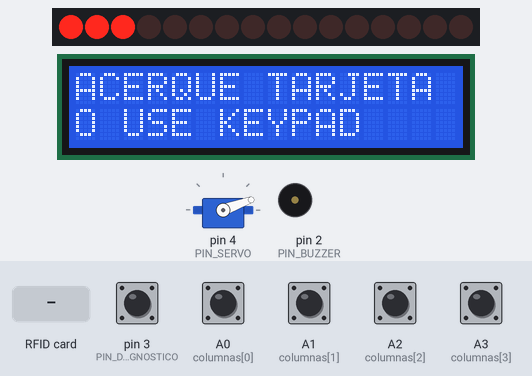
Bench run of a sketch on a simulated Arduino Uno, built with avr-gcc and run on an emulated ATmega328P. On the bench: 16 shift-register outputs drawn as a row of LEDs (first output left, lit = HIGH), 16×2 character LCD, servo, buzzer (waves = sounding). Wiring (inferred from the names in the program): 2 × shift register (74HC595): data pin 7; shift clock pin 8; latch pin 9. Wiring (inferred from the signals the program sends): row of LEDs: on Q0, Q1, Q2, Q3, Q4, Q5, Q6, Q7, Q8, Q9, Q10, Q11, Q12, Q13, Q14, Q15. Inputs (shaded band) come from the test bench; at power-on: A0 (columnas[0]), A1 (columnas[1]), A2 (columnas[2]), A3 (columnas[3]), pin 3 (PIN_DIAGNOSTICO) HIGH. What the sketch prints to the serial monitor is not drawn.

Above: at 13.3 s.
13.4 s: A0 (columnas[0]) pulled LOW for 0.15 s
At 14.0 s:
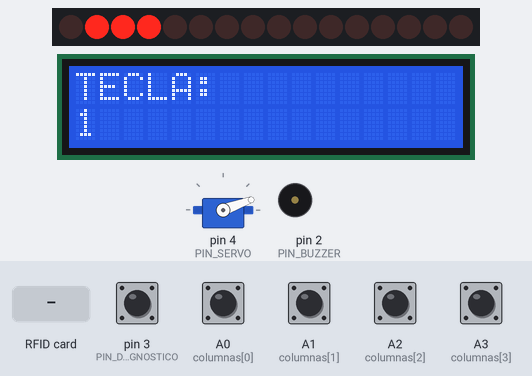
14.1 s: RFID card 5E 7A 19 C4 held to the reader
At 15.8 s:
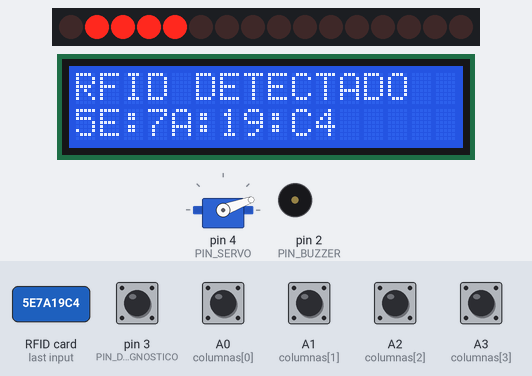
17.1 s: A3 (columnas[3]) pulled LOW for 0.15 s
At 17.7 s:
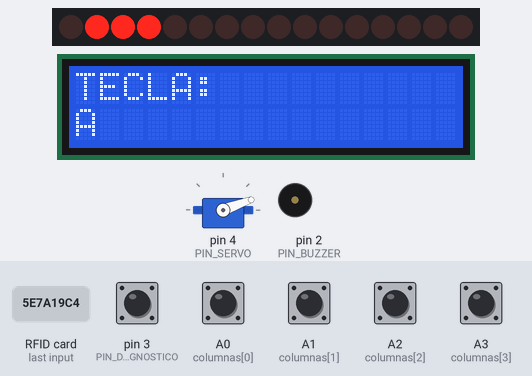
17.8 s: pin 3 (PIN_DIAGNOSTICO) pulled LOW for 0.15 s
At 19.7 s:
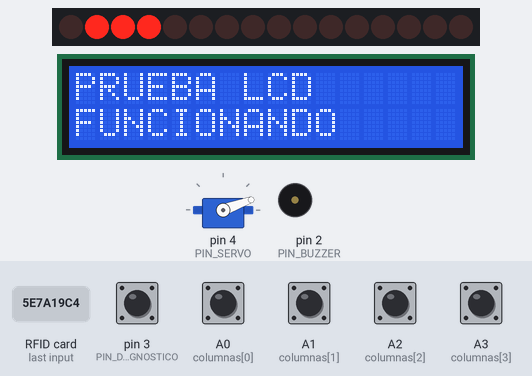
29.9 s: pin 3 (PIN_DIAGNOSTICO) pulled LOW for 0.15 s
At 32.3 s:
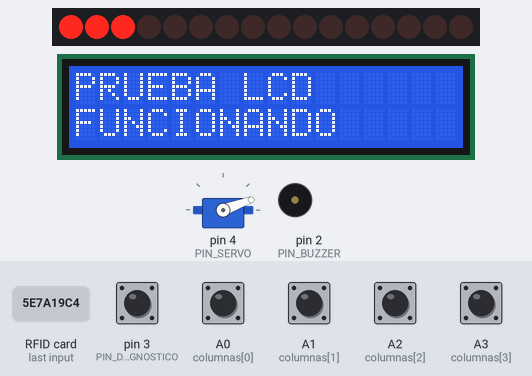
Timing chart, 0 to 36.6 s (numbered marks = the images above; inputs shaded):
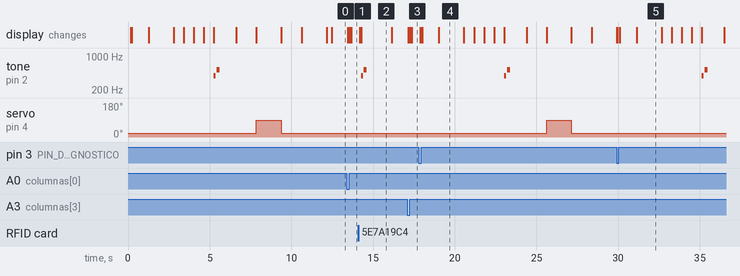

The sketch:

diagnostics.ino
```cpp
#include <Wire.h>
#include <LiquidCrystal_I2C.h>
#include <Servo.h>

#include <SPI.h>
#include <MFRC522.h>


// =====================================================
// MAPA DE PINES
// =====================================================

const byte PIN_BUZZER      = 2;
const byte PIN_DIAGNOSTICO = 3;
const byte PIN_SERVO       = 4;

// D5 queda libre

// RFID RC522
const byte RFID_RST = 6;
const byte RFID_SS  = 10;

// 74HC595
const byte DATA  = 7;
const byte CLOCK = 8;
const byte LATCH = 9;

// Keypad
const byte columnas[4] = {A0, A1, A2, A3};


// =====================================================
// LCD
// =====================================================

LiquidCrystal_I2C lcd(0x27, 16, 2);


// =====================================================
// SERVO
// =====================================================

Servo puerta;


// =====================================================
// RFID RC522
// =====================================================

MFRC522 rfid(RFID_SS, RFID_RST);


// =====================================================
// 74HC595
// =====================================================

/*
   REGISTRO #1
   ------------------------
   Q0 -> Keypad R1
   Q1 -> Keypad R2
   Q2 -> Keypad R3
   Q3 -> Keypad R4

   Q4 -> LED verde
   Q5 -> LED rojo
   Q6 -> LED amarillo
   Q7 -> LED azul


   REGISTRO #2
   ------------------------
   Actualmente libre.
*/

byte registro1 = B00001111;
byte registro2 = B00000000;


// =====================================================
// KEYPAD
// =====================================================

char teclas[4][4] = {

  {'1', '2', '3', 'A'},
  {'4', '5', '6', 'B'},
  {'7', '8', '9', 'C'},
  {'*', '0', '#', 'D'}

};


// =====================================================
// ACTUALIZAR LOS DOS 74HC595
// =====================================================

void actualizarRegistros()
{
  digitalWrite(LATCH, LOW);

  // Segundo 74HC595
  shiftOut(DATA, CLOCK, MSBFIRST, registro2);

  // Primer 74HC595
  shiftOut(DATA, CLOCK, MSBFIRST, registro1);

  digitalWrite(LATCH, HIGH);
}


// =====================================================
// SELECCIONAR FILA DEL KEYPAD
// =====================================================

void seleccionarFila(byte fila)
{
  // Q0-Q3 en HIGH
  registro1 |= B00001111;

  // Fila seleccionada en LOW
  bitClear(registro1, fila);

  actualizarRegistros();
}


// =====================================================
// LEER KEYPAD
// =====================================================

char leerTeclado()
{
  for (byte fila = 0; fila < 4; fila++)
  {
    seleccionarFila(fila);

    delayMicroseconds(10);

    for (byte columna = 0; columna < 4; columna++)
    {
      if (digitalRead(columnas[columna]) == LOW)
      {
        // Anti-rebote
        delay(30);

        if (digitalRead(columnas[columna]) == LOW)
        {
          char tecla = teclas[fila][columna];

          // Esperar hasta que se suelte
          while (digitalRead(columnas[columna]) == LOW)
          {
            delay(5);
          }

          return tecla;
        }
      }
    }
  }

  return 0;
}


// =====================================================
// CONTROL DE LEDs
// =====================================================

void apagarLEDs()
{
  /*
     Q4-Q7 -> LEDs
     Q0-Q3 -> Keypad

     Conservamos los cuatro bits inferiores.
  */

  registro1 &= B00001111;

  actualizarRegistros();
}


void encenderLED(byte numero)
{
  apagarLEDs();

  /*
     0 -> Q4 -> Verde
     1 -> Q5 -> Rojo
     2 -> Q6 -> Amarillo
     3 -> Q7 -> Azul
  */

  bitSet(registro1, numero + 4);

  actualizarRegistros();
}


// =====================================================
// BUZZER
// =====================================================

void sonidoAmigable()
{
  // SOL4
  tone(PIN_BUZZER, 392);
  delay(120);

  noTone(PIN_BUZZER);
  delay(50);

  // DO5
  tone(PIN_BUZZER, 523);
  delay(180);

  noTone(PIN_BUZZER);
}


// =====================================================
// CONVERTIR UID RFID A TEXTO
// =====================================================

String obtenerUID()
{
  String uid = "";

  for (byte i = 0; i < rfid.uid.size; i++)
  {
    // Agregar cero delante si el byte es menor a 0x10
    if (rfid.uid.uidByte[i] < 0x10)
    {
      uid += "0";
    }

    uid += String(rfid.uid.uidByte[i], HEX);

    // Separar bytes con :
    if (i < rfid.uid.size - 1)
    {
      uid += ":";
    }
  }

  uid.toUpperCase();

  return uid;
}


// =====================================================
// REVISAR SI HAY UNA TARJETA RFID
// =====================================================

void revisarRFID()
{
  // ¿Hay una nueva tarjeta?
  if (!rfid.PICC_IsNewCardPresent())
  {
    return;
  }

  // ¿Se puede leer?
  if (!rfid.PICC_ReadCardSerial())
  {
    return;
  }


  // ===================================================
  // OBTENER UID
  // ===================================================

  String uid = obtenerUID();


  // ===================================================
  // MOSTRAR POR SERIAL
  // ===================================================

  Serial.println();
  Serial.println("------------------------------");
  Serial.println(" TARJETA RFID DETECTADA");
  Serial.println("------------------------------");

  Serial.print("UID: ");
  Serial.println(uid);


  // ===================================================
  // MOSTRAR EN LCD
  // ===================================================

  lcd.clear();

  lcd.setCursor(0, 0);
  lcd.print("RFID DETECTADO");

  lcd.setCursor(0, 1);

  /*
     El LCD tiene solamente 16 caracteres.

     Un UID normal de 4 bytes ocupa:
     XX:XX:XX:XX

     Por lo que cabe perfectamente.
  */

  if (uid.length() <= 16)
  {
    lcd.print(uid);
  }
  else
  {
    // Si encontramos una tarjeta con UID más largo,
    // mostramos solamente los primeros 16 caracteres.
    lcd.print(uid.substring(0, 16));
  }


  // ===================================================
  // FEEDBACK
  // ===================================================

  encenderLED(0);

  sonidoAmigable();

  delay(1500);

  apagarLEDs();


  // ===================================================
  // TERMINAR COMUNICACION CON TARJETA
  // ===================================================

  rfid.PICC_HaltA();
  rfid.PCD_StopCrypto1();


  // ===================================================
  // REGRESAR A PANTALLA PRINCIPAL
  // ===================================================

  lcd.clear();

  lcd.setCursor(0, 0);
  lcd.print("ACERQUE TARJETA");

  lcd.setCursor(0, 1);
  lcd.print("O USE KEYPAD");
}

// =====================================================
// PRUEBA LCD
// =====================================================

void probarLCD()
{
  Serial.println("1. Probando LCD...");

  lcd.clear();

  lcd.setCursor(0, 0);
  lcd.print("PRUEBA LCD");

  lcd.setCursor(0, 1);
  lcd.print("FUNCIONANDO");

  delay(1500);

  Serial.println("   LCD OK");
}


// =====================================================
// PRUEBA LEDs
// =====================================================

void probarLEDs()
{
  Serial.println("2. Probando LEDs...");

  lcd.clear();

  lcd.setCursor(0, 0);
  lcd.print("PRUEBA LEDs");


  // VERDE

  lcd.setCursor(0, 1);
  lcd.print("VERDE           ");

  encenderLED(0);

  delay(600);


  // ROJO

  lcd.setCursor(0, 1);
  lcd.print("ROJO            ");

  encenderLED(1);

  delay(600);


  // AMARILLO

  lcd.setCursor(0, 1);
  lcd.print("AMARILLO        ");

  encenderLED(2);

  delay(600);


  // AZUL

  lcd.setCursor(0, 1);
  lcd.print("AZUL            ");

  encenderLED(3);

  delay(600);


  apagarLEDs();

  Serial.println("   LEDs OK");
}


// =====================================================
// PRUEBA BUZZER
// =====================================================

void probarBuzzer()
{
  Serial.println("3. Probando buzzer...");

  lcd.clear();

  lcd.setCursor(0, 0);
  lcd.print("PRUEBA BUZZER");

  lcd.setCursor(0, 1);
  lcd.print("SONIDO");

  sonidoAmigable();

  delay(1000);

  Serial.println("   Buzzer OK");
}


// =====================================================
// PRUEBA SERVO
// =====================================================

void probarServo()
{
  Serial.println("4. Probando servo...");

  lcd.clear();

  lcd.setCursor(0, 0);
  lcd.print("PRUEBA SERVO");


  // CERRADO

  lcd.setCursor(0, 1);
  lcd.print("CERRADO         ");

  puerta.write(20);

  delay(1200);


  // ABIERTO

  lcd.setCursor(0, 1);
  lcd.print("ABIERTO         ");

  puerta.write(90);

  delay(1500);


  // CERRADO

  lcd.setCursor(0, 1);
  lcd.print("CERRADO         ");

  puerta.write(20);

  delay(1200);

  Serial.println("   Servo OK");
}


// =====================================================
// DIAGNOSTICO COMPLETO
// =====================================================

void ejecutarDiagnostico()
{
  Serial.println();
  Serial.println("==============================");
  Serial.println(" INICIANDO DIAGNOSTICO");
  Serial.println("==============================");


  lcd.clear();

  lcd.setCursor(0, 0);
  lcd.print("DIAGNOSTICO");

  lcd.setCursor(0, 1);
  lcd.print("INICIANDO...");

  delay(1000);


  // ===================================================
  // EJECUTAR PRUEBAS
  // ===================================================

  probarLCD();

  probarLEDs();

  probarBuzzer();

  probarServo();


  // ===================================================
  // ESTADO FINAL
  // ===================================================

  apagarLEDs();

  puerta.write(20);


  lcd.clear();

  lcd.setCursor(0, 0);
  lcd.print("DIAGNOSTICO");

  lcd.setCursor(0, 1);
  lcd.print("FINALIZADO");


  Serial.println();
  Serial.println("==============================");
  Serial.println(" DIAGNOSTICO FINALIZADO");
  Serial.println("==============================");

  delay(1500);


  // ===================================================
  // PANTALLA PRINCIPAL
  // ===================================================

  lcd.clear();

  lcd.setCursor(0, 0);
  lcd.print("ACERQUE TARJETA");

  lcd.setCursor(0, 1);
  lcd.print("O USE KEYPAD");
}


// =====================================================
// SETUP
// =====================================================

void setup()
{
  // ===================================================
  // SERIAL
  // ===================================================

  Serial.begin(9600);

  Serial.println();
  Serial.println("==============================");
  Serial.println(" PROYECTO FINAL");
  Serial.println(" DIAGNOSTICO DE HARDWARE");
  Serial.println("==============================");


  // ===================================================
  // LCD
  // ===================================================

  lcd.init();

  lcd.backlight();


  // ===================================================
  // 74HC595
  // ===================================================

  pinMode(DATA, OUTPUT);
  pinMode(CLOCK, OUTPUT);
  pinMode(LATCH, OUTPUT);

  registro1 = B00001111;
  registro2 = B00000000;

  actualizarRegistros();


  // ===================================================
  // KEYPAD
  // ===================================================

  for (byte i = 0; i < 4; i++)
  {
    pinMode(columnas[i], INPUT_PULLUP);
  }


  // ===================================================
  // BUZZER
  // ===================================================

  pinMode(PIN_BUZZER, OUTPUT);


  // ===================================================
  // BOTON DIAGNOSTICO
  // ===================================================

  pinMode(PIN_DIAGNOSTICO, INPUT_PULLUP);


  // ===================================================
  // SERVO
  // ===================================================

  puerta.attach(PIN_SERVO);

  puerta.write(20);


  // ===================================================
  // RFID RC522
  // ===================================================

  /*
     Inicializar bus SPI.

     En Arduino Uno:

     SS   = D10
     MOSI = D11
     MISO = D12
     SCK  = D13
  */

  SPI.begin();

  // Inicializar RC522
  rfid.PCD_Init();

  Serial.println("RC522 inicializado");


  // ===================================================
  // DIAGNOSTICO
  // ===================================================

  ejecutarDiagnostico();
}


// =====================================================
// LOOP
// =====================================================

void loop()
{
  // ===================================================
  // BOTON DIAGNOSTICO
  // ===================================================

  if (digitalRead(PIN_DIAGNOSTICO) == LOW)
  {
    delay(50);

    if (digitalRead(PIN_DIAGNOSTICO) == LOW)
    {
      // Esperar hasta soltar el boton

      while (digitalRead(PIN_DIAGNOSTICO) == LOW)
      {
        delay(10);
      }

      ejecutarDiagnostico();
    }
  }


  // ===================================================
  // REVISAR RFID
  // ===================================================

  revisarRFID();


  // ===================================================
  // REVISAR KEYPAD
  // ===================================================

  char tecla = leerTeclado();

  if (tecla != 0)
  {
    lcd.clear();

    lcd.setCursor(0, 0);
    lcd.print("TECLA:");

    lcd.setCursor(0, 1);
    lcd.print(tecla);


    Serial.print("Tecla presionada: ");
    Serial.println(tecla);


    // Feedback visual

    encenderLED(0);

    delay(100);

    apagarLEDs();


    delay(500);


    // Volver a pantalla principal

    lcd.clear();

    lcd.setCursor(0, 0);
    lcd.print("ACERQUE TARJETA");

    lcd.setCursor(0, 1);
    lcd.print("O USE KEYPAD");
  }
}
```

Measured:
- after the input at 13.4 s, the display: first changes after 0.05 s (image 1 shows a later state)
- after the input at 14.1 s, tone on pin 2 (PIN_BUZZER): silent → 392 Hz after 0.17 s, → silent 0.12 s later, → 523 Hz 0.05 s later, → silent 0.18 s later; the display: first differs from a run without the input after 0.17 s (image 2)
- after the input at 17.1 s, the display: first changes at once (image 3 shows a later state)
- after the input at 17.8 s, tone on pin 2 (PIN_BUZZER): silent → 392 Hz after 5.2 s, → silent 0.12 s later, → 523 Hz 0.05 s later, → silent 0.18 s later; servo on pin 4 (PIN_SERVO): 20° → 90° after 7.8 s, → 20° 1.5 s later; the display: first differs from a run without the input after 0.21 s (image 4 shows a later state)
- after the input at 29.9 s, tone on pin 2 (PIN_BUZZER): silent → 392 Hz after 5.2 s, → silent 0.12 s later, → 523 Hz 0.05 s later, → silent 0.18 s later
- what the display in image 2 shows lasts 1.9 s, from 14.3 s to 16.2 s
- what the display in image 4 shows lasts 1.6 s, from 19.0 s to 20.6 s
